Frame 1 (no input): blank canvas, image omitted
Frame 60 (no input): blank canvas, image omitted
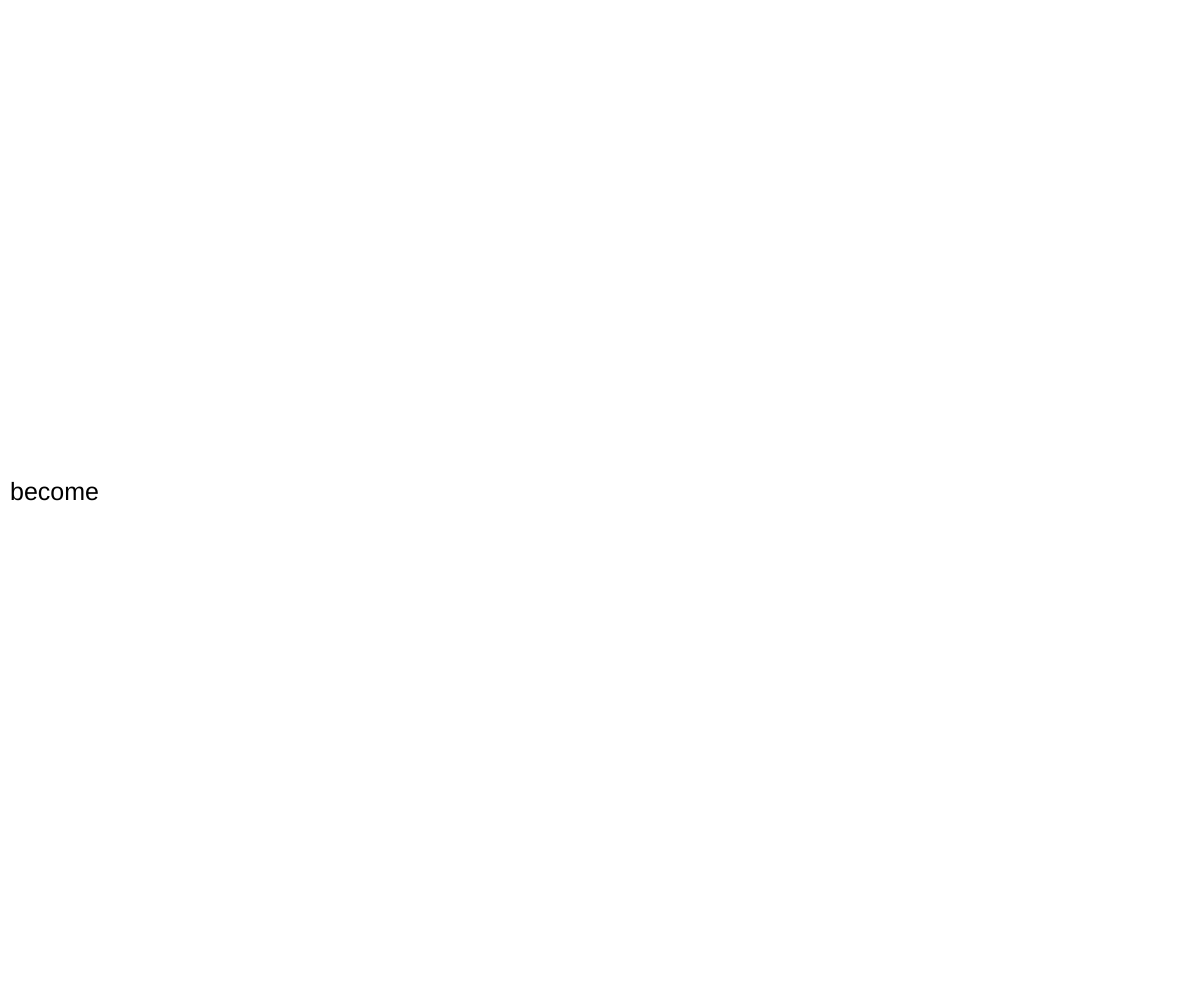
Frame 120 (the mouse pressed at the canvas centre since frame 60)

The p5.js sketch whose frames 1 and 60 were blank and that drew this single picture after the mouse press (run headless with seeded random() and noise() and a simulated clock; from frame 60 on, the mouse is pressed at the canvas centre):

// p5.js sketch
// ── sketch.js
let words = ["I like to","become","successful","programmer","and","entrepreneur"];

let index = 0;

function setup() {
  
  createCanvas(windowWidth,windowHeight);
  
}

function draw() {
  
  background(255);
  
  fill(0);
  textSize(25);
  text(words[index], 10, height/2);
  //       str        x     y
  
}

function mousePressed() {
  
  index = index + 1;
  
  if (index == words.length) {
    
    index = 0;
    
  }
  
}
